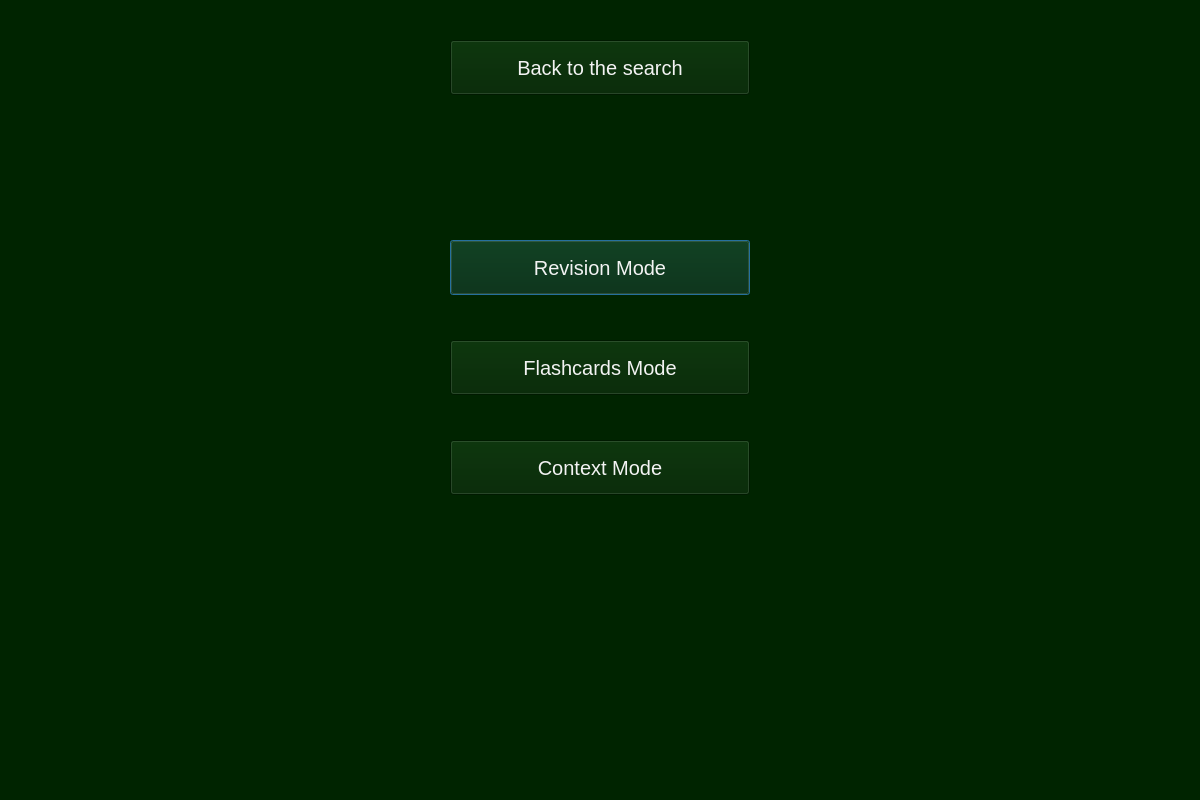
<?xml version="1.0" encoding="UTF-8"?>
<ui version="4.0">
 <class>Dialog</class>
 <widget class="QDialog" name="Dialog">
  <property name="geometry">
   <rect>
    <x>0</x>
    <y>0</y>
    <width>1200</width>
    <height>800</height>
   </rect>
  </property>
  <property name="windowTitle">
   <string>Dialog</string>
  </property>
  <property name="styleSheet">
   <string notr="true">background-color: rgb(0, 36, 0);
border-color: rgb(255, 255, 255);</string>
  </property>
  <widget class="QPushButton" name="Back_button">
   <property name="geometry">
    <rect>
     <x>450</x>
     <y>240</y>
     <width>300</width>
     <height>55</height>
    </rect>
   </property>
   <property name="styleSheet">
    <string notr="true">color:rgb(255, 0, 255);
font-size:15pt; 
color:rgb(243, 243, 243);
</string>
   </property>
   <property name="text">
    <string>Revision Mode</string>
   </property>
  </widget>
  <widget class="QPushButton" name="Back_button_3">
   <property name="geometry">
    <rect>
     <x>450</x>
     <y>340</y>
     <width>300</width>
     <height>55</height>
    </rect>
   </property>
   <property name="styleSheet">
    <string notr="true">color:rgb(255, 0, 255);
font-size:15pt; 
color:rgb(243, 243, 243);
</string>
   </property>
   <property name="text">
    <string>Flashcards Mode</string>
   </property>
  </widget>
  <widget class="QPushButton" name="Back_button_2">
   <property name="geometry">
    <rect>
     <x>450</x>
     <y>440</y>
     <width>300</width>
     <height>55</height>
    </rect>
   </property>
   <property name="styleSheet">
    <string notr="true">color:rgb(255, 0, 255);
font-size:15pt; 
color:rgb(243, 243, 243);
</string>
   </property>
   <property name="text">
    <string>Context Mode</string>
   </property>
  </widget>
  <widget class="QPushButton" name="back_to_the_search_button">
   <property name="geometry">
    <rect>
     <x>450</x>
     <y>40</y>
     <width>300</width>
     <height>55</height>
    </rect>
   </property>
   <property name="styleSheet">
    <string notr="true">color:rgb(255, 0, 255);
font-size:15pt; 
color:rgb(243, 243, 243);
</string>
   </property>
   <property name="text">
    <string>Back to the search</string>
   </property>
  </widget>
 </widget>
 <resources/>
 <connections/>
</ui>
